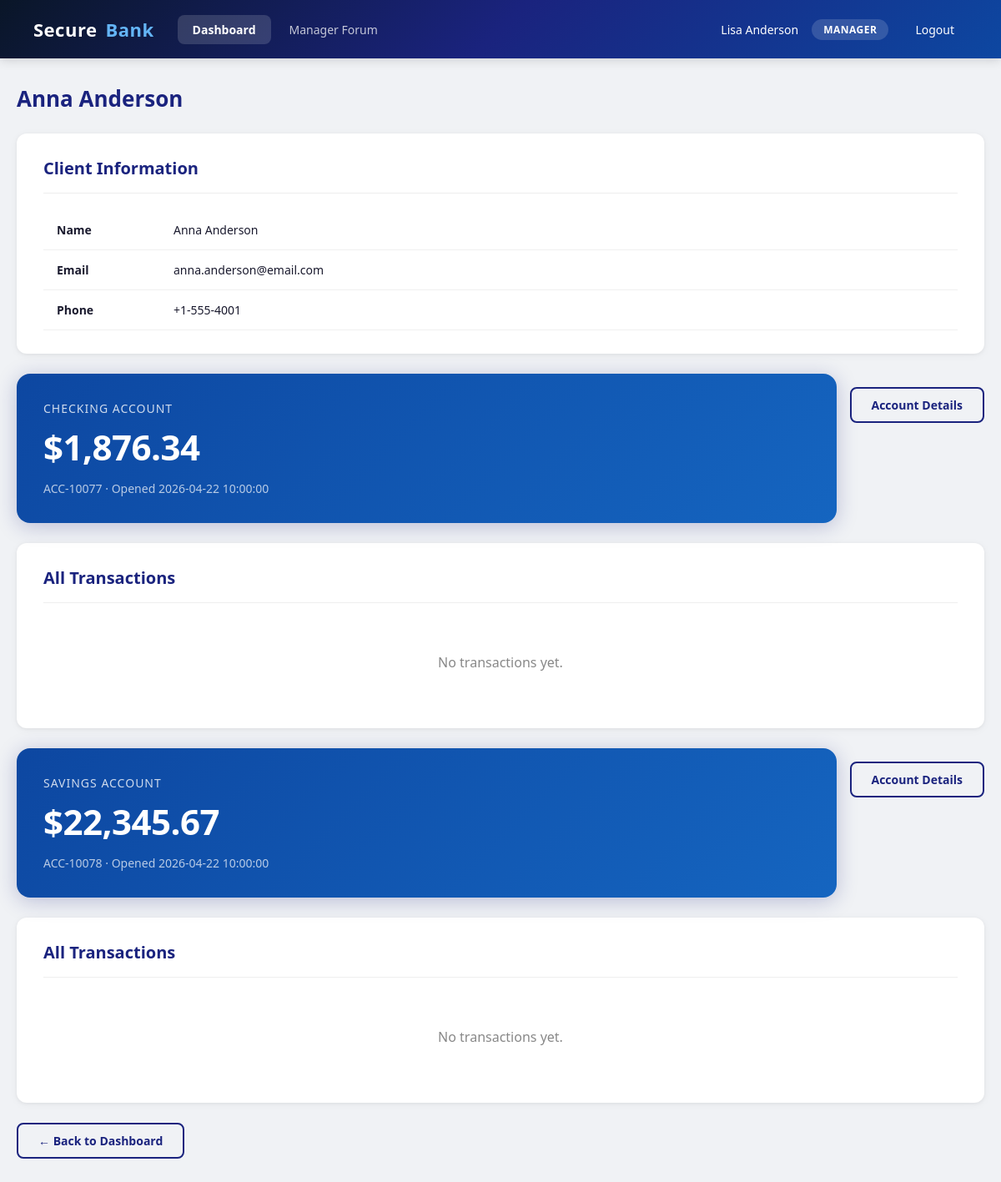
The page /manager/clients.php?id=51 (signed in) on the database its author committed.
### tables this page shows
CREATE TABLE users (
    id INT AUTO_INCREMENT PRIMARY KEY,
    username VARCHAR(50) UNIQUE NOT NULL,
    password_hash VARCHAR(255) NOT NULL,
    role ENUM('admin', 'manager', 'client') NOT NULL DEFAULT 'client',
    full_name VARCHAR(100) NOT NULL DEFAULT '',
    email VARCHAR(100) NOT NULL DEFAULT '',
    phone VARCHAR(30) NOT NULL DEFAULT '',
    manager_id INT DEFAULT NULL,
    receive_notifications TINYINT(1) NOT NULL DEFAULT 0,
    accepted_eula TINYINT(1) NOT NULL DEFAULT 1,
    created_at TIMESTAMP DEFAULT CURRENT_TIMESTAMP,
    FOREIGN KEY (manager_id) REFERENCES users(id)
);

CREATE TABLE accounts (
    id INT AUTO_INCREMENT PRIMARY KEY,
    user_id INT NOT NULL,
    account_number VARCHAR(20) UNIQUE NOT NULL,
    balance DECIMAL(15,2) NOT NULL DEFAULT 0.00,
    account_type VARCHAR(50) DEFAULT 'checking',
    created_at TIMESTAMP DEFAULT CURRENT_TIMESTAMP,
    FOREIGN KEY (user_id) REFERENCES users(id)
);

### src/manager/clients.php (the view, shortened to what this page needs)
<?php
$db = getDB();
$clientUserId = (int)($_GET['id'] ?? 0);
$clientInfo = $db->prepare("SELECT u.id, u.username, u.full_name, u.email, u.phone FROM users u WHERE u.id = :id");
$clientInfo->execute(['id' => $clientUserId]);
$client = $clientInfo->fetch();
$accounts = $db->prepare("SELECT id, account_number, balance, account_type, created_at FROM accounts WHERE user_id = :uid");
$accounts->execute(['uid' => $clientUserId]);
$accountsList = $accounts->fetchAll();
?>
<!DOCTYPE html>
<html lang="en">
<head>
    <link rel="stylesheet" href="../css/style.css">
</head>
<body>
    <?php include '../includes/header.php'; ?>
    <div class="container">
        <h1 class="page-title"><?= htmlspecialchars($client['full_name'] ?: $client['username']) ?></h1>
        <div class="card">
            <div class="card-header"><h2>Client Information</h2></div>
            <table>
                <tbody>
                    <tr><td style="font-weight:600;width:140px;">Name</td><td><?= htmlspecialchars($client['full_name']) ?></td></tr>
                    <tr><td style="font-weight:600;">Email</td><td><?= htmlspecialchars($client['email']) ?></td></tr>
                    <tr><td style="font-weight:600;">Phone</td><td><?= htmlspecialchars($client['phone']) ?></td></tr>
                </tbody>
            </table>
        </div>
        <?php foreach ($accountsList as $acc): ?>
            <?php
            $txnStmt = $db->prepare("
                SELECT t.id, t.type, t.direction, t.amount, t.status, t.description, t.created_at,
                       ta.account_number as target_number, u.full_name as target_name
                FROM transactions t
                LEFT JOIN accounts ta ON t.target_account_id = ta.id
                LEFT JOIN users u ON ta.user_id = u.id
                WHERE t.account_id = :aid
                ORDER BY t.created_at DESC LIMIT 30
            ");
            $txnStmt->execute(['aid' => $acc['id']]);
            $txns = $txnStmt->fetchAll();
            ?>
            <div style="display:flex;justify-content:space-between;align-items:flex-start;">
                <div class="balance-card" style="background: linear-gradient(135deg, #0d47a1 0%, #1565c0 100%);flex:1;">
                    <div class="label"><?= htmlspecialchars(ucfirst($acc['account_type'])) ?> Account</div>
                    <div class="amount">$<?= number_format($acc['balance'], 2) ?></div>
                    <div class="account-info"><?= htmlspecialchars($acc['account_number']) ?> &middot; Opened <?= $acc['created_at'] ?></div>
                </div>
                <div style="margin-left:16px;margin-top:16px;">
                    <a href="/account_details.php?id=<?= $acc['id'] ?>" class="btn btn-outline" style="white-space:nowrap;">Account Details</a>
                </div>
            </div>
            <div class="card">
                <div class="card-header">
                    <h2>All Transactions</h2>
                </div>
                <?php if (empty($txns)): ?>
                    <div class="empty-state"><p>No transactions yet.</p></div>
                <?php endif; ?>
            </div>
        <?php endforeach; ?>
        <a href="dashboard.php" class="btn btn-outline">&larr; Back to Dashboard</a>
    </div>
</body>
</html>

### src/css/style.css (style rules this page uses)
* { margin: 0; padding: 0; box-sizing: border-box; }
body { font-family: 'Segoe UI', Tahoma, Geneva, Verdana, sans-serif; background: #f0f2f5; color: #1a1a2e; min-height: 100vh; }
.container { max-width: 1200px; margin: 0 auto; padding: 30px 20px; }
.card { background: #fff; border-radius: 12px; box-shadow: 0 1px 4px rgba(0,0,0,0.06), 0 2px 12px rgba(0,0,0,0.04); padding: 28px 32px; margin-bottom: 24px; transition: box-shadow 0.2s; }
.card-header { display: flex; align-items: center; justify-content: space-between; margin-bottom: 20px; padding-bottom: 16px; border-bottom: 1px solid #eee; }
.card-header h2 { font-size: 20px; font-weight: 600; color: #1a237e; }
.balance-card { background: linear-gradient(135deg, #1a237e 0%, #0d47a1 100%); color: #fff; border-radius: 16px; padding: 32px; margin-bottom: 24px; box-shadow: 0 4px 24px rgba(26, 35, 126, 0.25); }
.balance-card .label { font-size: 14px; opacity: 0.8; text-transform: uppercase; letter-spacing: 1px; margin-bottom: 8px; }
.balance-card .amount { font-size: 42px; font-weight: 700; letter-spacing: -0.5px; }
.balance-card .account-info { margin-top: 12px; font-size: 14px; opacity: 0.7; }
.btn { display: inline-flex; align-items: center; gap: 8px; padding: 10px 24px; border: none; border-radius: 8px; font-size: 14px; font-weight: 600; cursor: pointer; text-decoration: none; transition: all 0.2s; }
.btn-outline { background: transparent; color: #1a237e; border: 2px solid #1a237e; }
table { width: 100%; border-collapse: collapse; }
table td { padding: 14px 16px; border-bottom: 1px solid #f0f0f0; font-size: 14px; }
.page-title { font-size: 26px; font-weight: 700; color: #1a237e; margin-bottom: 24px; }
.empty-state { text-align: center; padding: 40px; color: #888; }
.empty-state p { font-size: 16px; }

### rows shown on the page
users: full_name "Anna Anderson", email "anna.anderson@email.com", phone "+1-555-4001"
accounts: account_type "CHECKING", balance "1,876.34", account_number "ACC-10077", created_at "2026-04-22 10:00:00"
accounts: account_type "SAVINGS", balance "22,345.67", account_number "ACC-10078", created_at "2026-04-22 10:00:00"

### other values the page prints
$fullName "Lisa Anderson"
$role "MANAGER"
